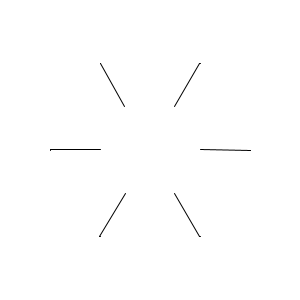
Frame 1 (no input)
Frame 60 (the mouse pressed at the canvas centre just before this capture): identical to frame 1, image omitted
Frame 120 (the mouse held since frame 60 and released just before this capture): identical to frame 1, image omitted

The Processing sketch that drew this single still picture (run headless with seeded random() and noise(); from frame 60 on, the mouse is pressed at the canvas centre):

// Processing sketch: Blinks
// ── Blinks.pde
int r = 100, N=6;
void setup() {
  size(300, 300);
}

void draw() {
  background(-1);
  pushMatrix();
  translate(width/2, height/2);
  for (int i=0; i<N; i++) {
    float ang = radians(i*360/N);
    float x = r*cos(ang);
    float y = r*sin(ang);
    point(x, y);
    pushMatrix();
    translate(x, y);
    rotate(PI/2+ang);
    _line();
    popMatrix();
  }
  popMatrix();
}

void _line() {
  line(0, 0, 0, 50);
}
